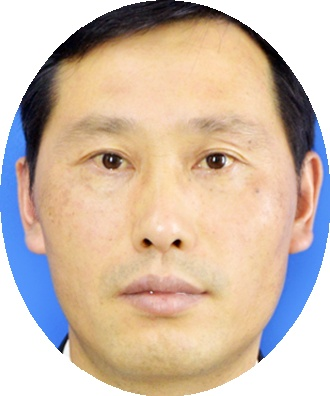
#> input picture 1.jpg, 330 x 396 px
$ python -i facedetector.py   (imports and definitions only)
#> lines starting #> are read from the running program, lines starting #| are printed output that depends on the picture; after the words box and inside, x2 and y2 are one past the last pixel; in counts of white or black regions, pixels touching at a corner belong together
#> further down, picture is the input picture: shape (396, 330, 3); mean B, G, R 170.3, 187.2, 206.7
import cv2
import numpy as np
import matplotlib.pyplot as plt

class Detection:
    """
    face detection class
    """
    def __init__(self):
        self.classifier = "./haarcascade_frontalface_default.xml"

    def detection(self, image):
        """
        :param image (numpy array)
        :return: the cropped image (numpy array)
        """

        face_cascade = cv2.CascadeClassifier(self.classifier)
        gray = cv2.cvtColor(image, cv2.COLOR_BGR2GRAY)
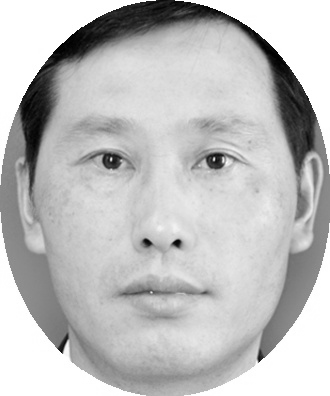
#> gray: shape (396, 330); min 0, max 255, mean 191.1
        faces = face_cascade.detectMultiScale(
            gray,
            scaleFactor=1.15,
            minNeighbors=5,
            minSize=(5, 5),
            flags=cv2.CASCADE_SCALE_IMAGE
        )
#> faces = [[27, 55, 277, 277]]
        if len(faces) >= 1:
            areas = []
            for box in faces:
                (x, y, w, h) = box
                areas.append(w * h)
#> this loop made 1 pass
#> after the loop, areas = [76729]
            (x, y, w, h) = faces[areas.index(max(areas))]

            axis_hori = int(0.5 * w)
#> axis_hori = 138
            axis_vert = int(h * 0.6)
#> axis_vert = 166

            white_image = np.ones_like(image) * 255
            mask = np.zeros_like(image)
            center_x, center_y = (int((x + x + w) / 2), int((y + y + h) / 2))
#> center_x = 165; center_y = 193
            print(center_x,center_y)
#| 165 193
            origin_y, origin_x, _ = mask.shape
#> origin_y = 396; origin_x = 330
            y_start = max([0, center_y - axis_vert])
#> y_start = 27
            y_end = min([origin_y, center_y + axis_vert])
#> y_end = 359
            x_start = max([0, center_x - axis_hori])
#> x_start = 27
            x_end = min([origin_x, center_x + axis_hori])
#> x_end = 303
            center_x,center_y = (int((x_start+x_end)/2),int((y_start+y_end)/2))
            print(center_x, center_y)
#| 165 193
            mask = cv2.ellipse(mask, center=(center_x, center_y), axes=(int((x_end-x_start)/2), int((y_end-y_start)/2)), angle=0,startAngle=0, endAngle=360, color=(255, 255, 255), thickness=-1)
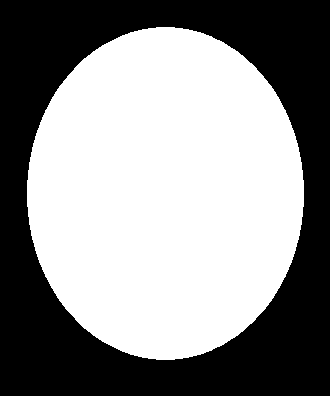
#> mask: shape (396, 330, 3); 55.3% white; 1 black region, box (x1, y1, x2, y2) and area: (0, 0, 330, 396) 58355
            back_ground_mask = 255 - mask
            result = np.bitwise_and(image, mask)
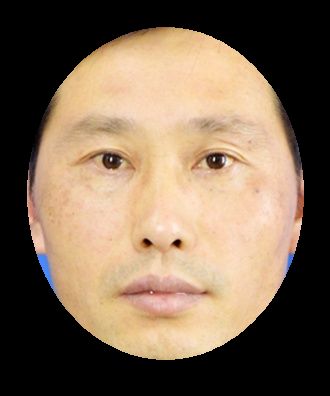
#> result: shape (396, 330, 3); mean B, G, R 84.7, 105.2, 125.1
            back_ground = np.bitwise_and(white_image, back_ground_mask)
#> white_image: shape (396, 330, 3); every value is 255
            result += back_ground
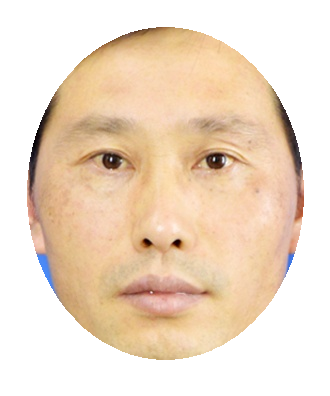
#> result: shape (396, 330, 3); mean B, G, R 198.6, 219, 239

            result = result[y_start:y_end, x_start:x_end]
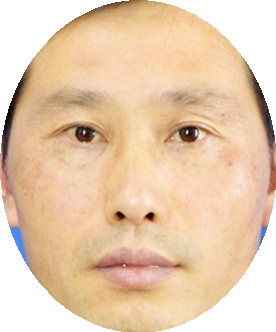
#> result: shape (332, 276, 3); mean B, G, R 174.6, 203.8, 232.2

            new_x, new_h, _ = result.shape
#> new_x = 332; new_h = 276
            # result = cv2.resize(result, (228, 256))
            return result, new_x, new_h
        else:
            return None

>>> import cv2
>>> picture = cv2.imread('1.jpg')
>>> result = Detection().detection(picture)
